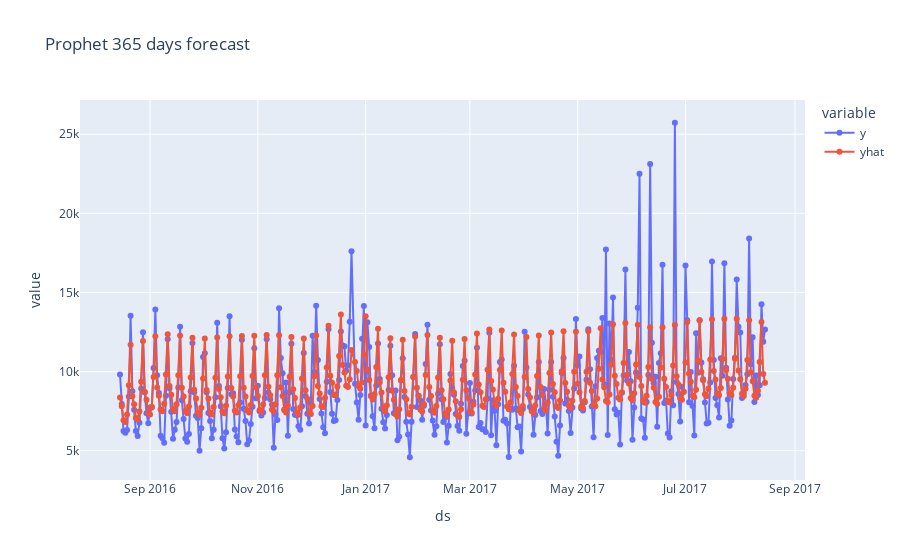

Notebook source saved alongside this figure:
### Markdown cell above
### <b>365 Days predict</b>

### Code cell
window = 365
train, test = fbp_set[:-window], fbp_set[-window:]

# init and fit the model
m = Prophet()
m.fit(train)

# Create Future dates
future_sales = m.make_future_dataframe(periods=366)

# Predict sales
forecast = m.predict(future_sales)
forecast[['ds', 'yhat', 'yhat_lower', 'yhat_upper']].head()

# merge test set with forecasted values
benchmark_df = test.merge(forecast[["ds", "yhat"]], on="ds", how="left")

# Plot actual and forecasted data
fig = px.line(benchmark_df, x='ds', y=["y", "yhat"], markers=True, title="Prophet 365 days forecast")
# # Show plot 
fig.show()

evaluate_forecasting_model(
    actual_values=benchmark_df['y'],
    predicted_values=benchmark_df['yhat'],
    round_nbr=3
)

### Figure 1 — Plotly figure (JSON) as saved in the notebook; plotly's stock layout.template omitted (floating-point values rounded to 4 significant figures; data arrays with more than 128 entries replaced by an {"elided": "..."} marker saying what was removed)
{"data": [{"hovertemplate": "variable=y<br>ds=%{x}<br>value=%{y}<extra></extra>", "legendgroup": "y", "line": {"color": "#636efa", "dash": "solid"}, "marker": {"symbol": "circle"}, "mode": "lines+markers", "name": "y", "orientation": "v", "showlegend": true, "type": "scatter", "x": {"elided": "365 str values"}, "xaxis": "x", "y": {"elided": "365 float values"}, "yaxis": "y"}, {"hovertemplate": "variable=yhat<br>ds=%{x}<br>value=%{y}<extra></extra>", "legendgroup": "yhat", "line": {"color": "#EF553B", "dash": "solid"}, "marker": {"symbol": "circle"}, "mode": "lines+markers", "name": "yhat", "orientation": "v", "showlegend": true, "type": "scatter", "x": {"elided": "365 str values"}, "xaxis": "x", "y": {"elided": "365 float values"}, "yaxis": "y"}], "layout": {"legend": {"title": {"text": "variable"}, "tracegroupgap": 0}, "title": {"text": "Prophet 365 days forecast"}, "xaxis": {"anchor": "y", "domain": [0, 1], "title": {"text": "ds"}}, "yaxis": {"anchor": "x", "domain": [0, 1], "title": {"text": "value"}}}}
